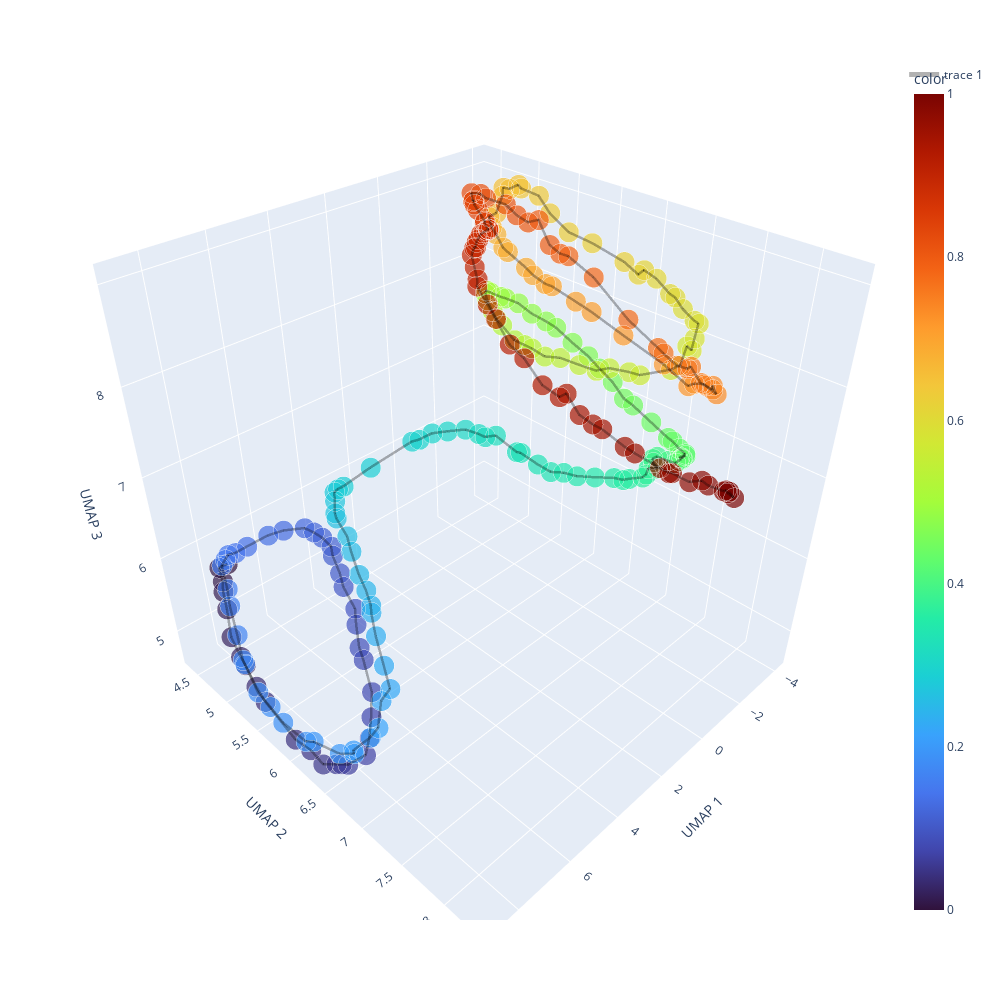
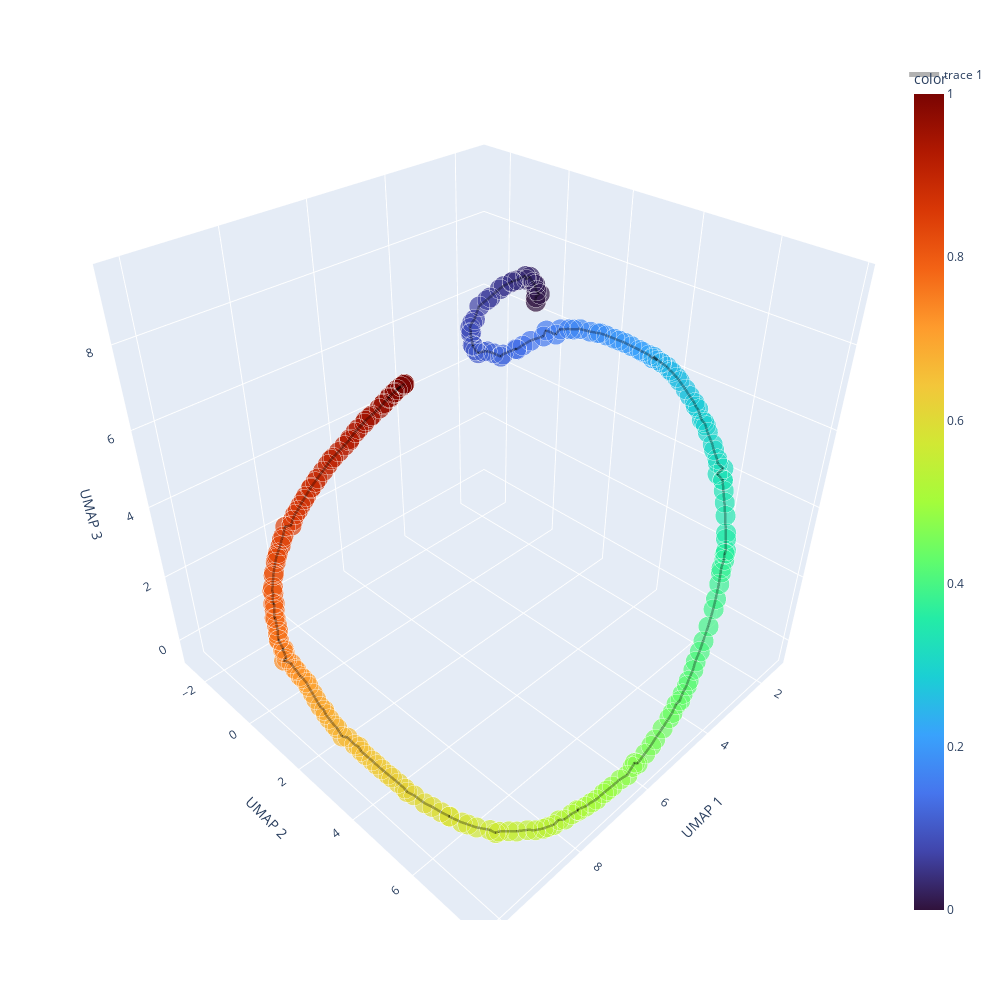
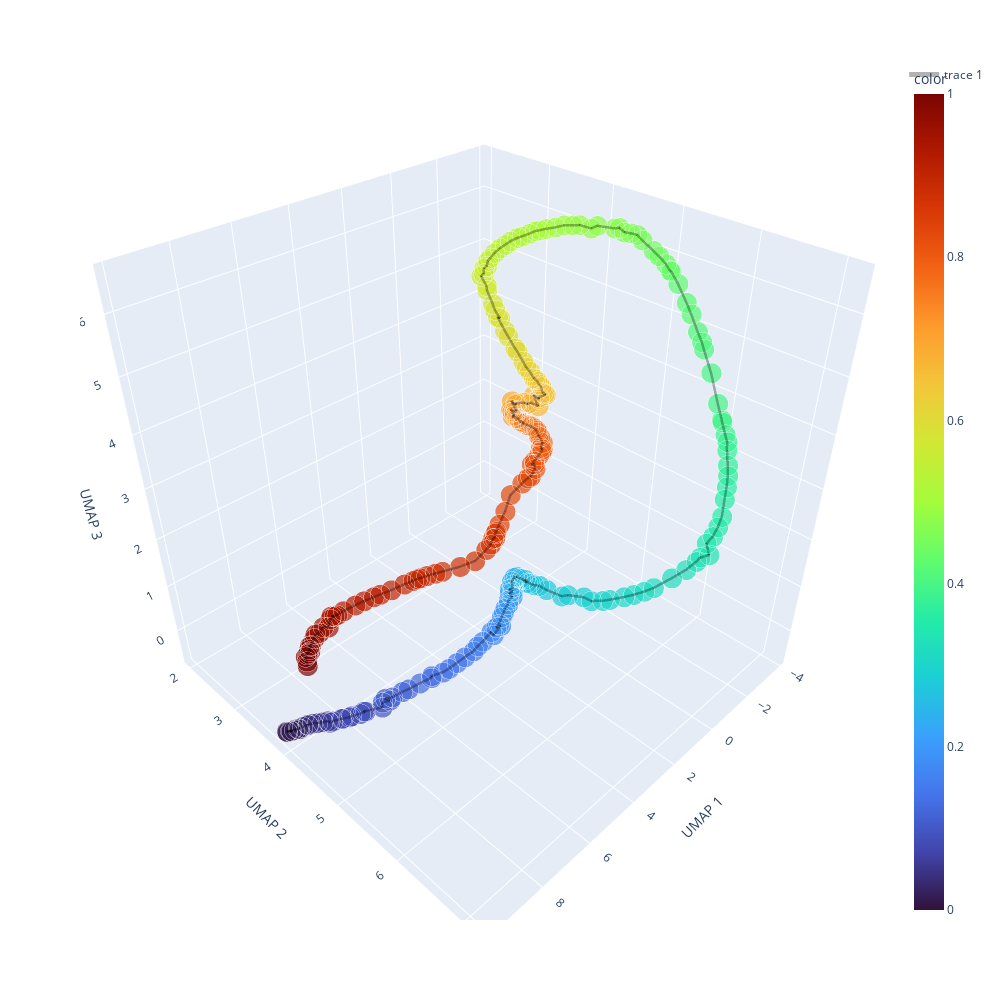

These figures' notebook cell, in order:
### Code cell
import umap
import plotly.express as px
import plotly.graph_objs as go

x, h, y = utils.LoadData.xhy(subj, task)
for iTrial in trials:
    h_trial = h[iTrial]
    h_trial.shape
    print(h_trial.shape)
    
    # UMAP
    fit = umap.UMAP(n_components=3)
    u = fit.fit_transform(h_trial)
    
    # # plot UMAP by plotly
    # fig = go.Figure()
    # fig.add_trace(go.Scatter3d(x=u[:,0], y=u[:,1], z=u[:,2], mode='markers'))
    # fig.show()
    

    # Assuming 'u' is your UMAP transformed data
    fig = px.scatter_3d(x=u[:,0], y=u[:,1], z=u[:,2], 
                        color=np.linspace(0, 1, len(u)), 
                        color_continuous_scale ='turbo', 
                        size=np.ones(len(u)), width=1000, height=1000)

    fig.add_scatter3d(x=u[:,0], y=u[:,1], z=u[:,2], mode='lines', opacity=0.3,
                    marker=dict(color='rgb(0, 0, 0)',
                                size=10),
                    line=dict(width=5))

    fig.update_layout(scene = dict(
                        xaxis_title='UMAP 1',
                        yaxis_title='UMAP 2',
                        zaxis_title='UMAP 3'))

    fig.update_layout(scene = dict(aspectmode='cube'))

    fig.show()

### Figure 1 — Plotly figure (JSON) as saved in the notebook; plotly's stock layout.template omitted (floating-point values rounded to 4 significant figures; data arrays with more than 128 entries replaced by an {"elided": "..."} marker saying what was removed)
{"data": [{"hovertemplate": "x=%{x}<br>y=%{y}<br>z=%{z}<br>size=%{marker.size}<br>color=%{marker.color}<extra></extra>", "legendgroup": "", "marker": {"color": {"elided": "241 float values"}, "coloraxis": "coloraxis", "size": {"elided": "241 int values"}, "sizemode": "area", "sizeref": 0.0025, "symbol": "circle"}, "mode": "markers", "name": "", "scene": "scene", "showlegend": false, "type": "scatter3d", "x": {"elided": "241 float values"}, "y": {"elided": "241 float values"}, "z": {"elided": "241 float values"}}, {"line": {"width": 5}, "marker": {"color": "rgb(0, 0, 0)", "size": 10}, "mode": "lines", "opacity": 0.3, "type": "scatter3d", "x": {"elided": "241 float values"}, "y": {"elided": "241 float values"}, "z": {"elided": "241 float values"}}], "layout": {"coloraxis": {"colorbar": {"title": {"text": "color"}}, "colorscale": [[0, "#30123b"], [0.07143, "#4145ab"], [0.1429, "#4675ed"], [0.2143, "#39a2fc"], [0.2857, "#1bcfd4"], [0.3571, "#24eca6"], [0.4286, "#61fc6c"], [0.5, "#a4fc3b"], [0.5714, "#d1e834"], [0.6429, "#f3c63a"], [0.7143, "#fe9b2d"], [0.7857, "#f36315"], [0.8571, "#d93806"], [0.9286, "#b11901"], [1, "#7a0402"]]}, "height": 1000, "legend": {"itemsizing": "constant", "tracegroupgap": 0}, "margin": {"t": 60}, "scene": {"aspectmode": "cube", "domain": {"x": [0, 1], "y": [0, 1]}, "xaxis": {"title": {"text": "UMAP 1"}}, "yaxis": {"title": {"text": "UMAP 2"}}, "zaxis": {"title": {"text": "UMAP 3"}}}, "width": 1000}}

### Figure 2 — Plotly figure (JSON) as saved in the notebook; plotly's stock layout.template omitted (floating-point values rounded to 4 significant figures; data arrays with more than 128 entries replaced by an {"elided": "..."} marker saying what was removed)
{"data": [{"hovertemplate": "x=%{x}<br>y=%{y}<br>z=%{z}<br>size=%{marker.size}<br>color=%{marker.color}<extra></extra>", "legendgroup": "", "marker": {"color": {"elided": "239 float values"}, "coloraxis": "coloraxis", "size": {"elided": "239 int values"}, "sizemode": "area", "sizeref": 0.0025, "symbol": "circle"}, "mode": "markers", "name": "", "scene": "scene", "showlegend": false, "type": "scatter3d", "x": {"elided": "239 float values"}, "y": {"elided": "239 float values"}, "z": {"elided": "239 float values"}}, {"line": {"width": 5}, "marker": {"color": "rgb(0, 0, 0)", "size": 10}, "mode": "lines", "opacity": 0.3, "type": "scatter3d", "x": {"elided": "239 float values"}, "y": {"elided": "239 float values"}, "z": {"elided": "239 float values"}}], "layout": {"coloraxis": {"colorbar": {"title": {"text": "color"}}, "colorscale": [[0, "#30123b"], [0.07143, "#4145ab"], [0.1429, "#4675ed"], [0.2143, "#39a2fc"], [0.2857, "#1bcfd4"], [0.3571, "#24eca6"], [0.4286, "#61fc6c"], [0.5, "#a4fc3b"], [0.5714, "#d1e834"], [0.6429, "#f3c63a"], [0.7143, "#fe9b2d"], [0.7857, "#f36315"], [0.8571, "#d93806"], [0.9286, "#b11901"], [1, "#7a0402"]]}, "height": 1000, "legend": {"itemsizing": "constant", "tracegroupgap": 0}, "margin": {"t": 60}, "scene": {"aspectmode": "cube", "domain": {"x": [0, 1], "y": [0, 1]}, "xaxis": {"title": {"text": "UMAP 1"}}, "yaxis": {"title": {"text": "UMAP 2"}}, "zaxis": {"title": {"text": "UMAP 3"}}}, "width": 1000}}

### Figure 3 — Plotly figure (JSON) as saved in the notebook; plotly's stock layout.template omitted (floating-point values rounded to 4 significant figures; data arrays with more than 128 entries replaced by an {"elided": "..."} marker saying what was removed)
{"data": [{"hovertemplate": "x=%{x}<br>y=%{y}<br>z=%{z}<br>size=%{marker.size}<br>color=%{marker.color}<extra></extra>", "legendgroup": "", "marker": {"color": {"elided": "241 float values"}, "coloraxis": "coloraxis", "size": {"elided": "241 int values"}, "sizemode": "area", "sizeref": 0.0025, "symbol": "circle"}, "mode": "markers", "name": "", "scene": "scene", "showlegend": false, "type": "scatter3d", "x": {"elided": "241 float values"}, "y": {"elided": "241 float values"}, "z": {"elided": "241 float values"}}, {"line": {"width": 5}, "marker": {"color": "rgb(0, 0, 0)", "size": 10}, "mode": "lines", "opacity": 0.3, "type": "scatter3d", "x": {"elided": "241 float values"}, "y": {"elided": "241 float values"}, "z": {"elided": "241 float values"}}], "layout": {"coloraxis": {"colorbar": {"title": {"text": "color"}}, "colorscale": [[0, "#30123b"], [0.07143, "#4145ab"], [0.1429, "#4675ed"], [0.2143, "#39a2fc"], [0.2857, "#1bcfd4"], [0.3571, "#24eca6"], [0.4286, "#61fc6c"], [0.5, "#a4fc3b"], [0.5714, "#d1e834"], [0.6429, "#f3c63a"], [0.7143, "#fe9b2d"], [0.7857, "#f36315"], [0.8571, "#d93806"], [0.9286, "#b11901"], [1, "#7a0402"]]}, "height": 1000, "legend": {"itemsizing": "constant", "tracegroupgap": 0}, "margin": {"t": 60}, "scene": {"aspectmode": "cube", "domain": {"x": [0, 1], "y": [0, 1]}, "xaxis": {"title": {"text": "UMAP 1"}}, "yaxis": {"title": {"text": "UMAP 2"}}, "zaxis": {"title": {"text": "UMAP 3"}}}, "width": 1000}}
